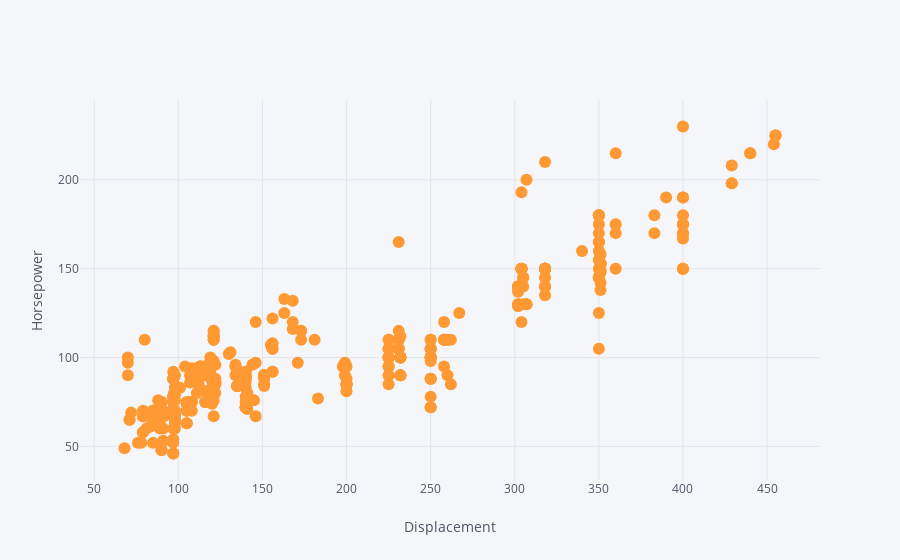

Source (notebook cell):
### Markdown cell above
# Scatter plot

### Code cell
dataset.iplot(kind='scatter', x='displacement', y='horsepower', 
              mode='markers', xTitle='Displacement', yTitle='Horsepower')

### Figure 1 — Plotly figure (JSON) as saved in the notebook; plotly's stock layout.template omitted (floating-point values rounded to 4 significant figures; data arrays with more than 128 entries replaced by an {"elided": "..."} marker saying what was removed)
{"data": [{"line": {"color": "rgba(255, 153, 51, 1.0)", "dash": "solid", "shape": "linear", "width": 1.3}, "marker": {"size": 12, "symbol": "circle"}, "mode": "markers", "name": "horsepower", "text": "", "type": "scatter", "uid": "7534f073-4f8b-4954-86ca-0a1fc81a787e", "x": {"elided": "398 float values"}, "y": {"elided": "398 mixed values"}}], "layout": {"legend": {"bgcolor": "#F5F6F9", "font": {"color": "#4D5663"}}, "paper_bgcolor": "#F5F6F9", "plot_bgcolor": "#F5F6F9", "title": {"font": {"color": "#4D5663"}}, "xaxis": {"gridcolor": "#E1E5ED", "showgrid": true, "tickfont": {"color": "#4D5663"}, "title": {"font": {"color": "#4D5663"}, "text": "Displacement"}, "zerolinecolor": "#E1E5ED"}, "yaxis": {"gridcolor": "#E1E5ED", "showgrid": true, "tickfont": {"color": "#4D5663"}, "title": {"font": {"color": "#4D5663"}, "text": "Horsepower"}, "zerolinecolor": "#E1E5ED"}}}
